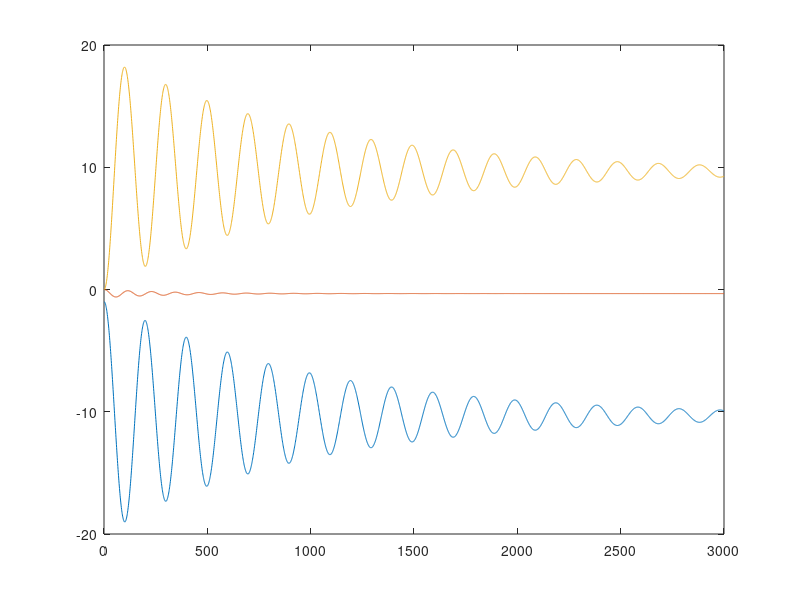

Recreate this plot in MATLAB.
% three masses

clear all
close all

% m �r massa
m = 2;

% h �r en stegl�ngd
% k �r fj�derkonstant
% d �r d�mpningskonstant
h = 0.01; % steglängd
g = 9.81; % gravitation
k = 20; % fjäderkonstant
b = 0.4; % dämpningskonstant
l = 10; % längden från jämviktsläget

%Number of samples
N = 3000;

%Number of masses
M = 3;

x = zeros(N,M); % allokera minne
%begynnelsev�rde
x(1,1) = -1;
x(1,2) = 0;
x(1,3) = 0;
v = zeros(N,M); % allkoera minne

for n=2:N
        %Varje fj�derkraft & d�mpkraft ber�knas F f�r massa 1 och 2
         Fk1 = k*((x(n-1,2)-x(n-1,1))-l);
         Fb1 = b*(v(n-1,2)-v(n-1,1));
         
         Fk2 = k*((x(n-1,1)-x(n-1,2))) + k*((x(n-1,3)-x(n-1,2)));
         Fb2 = b*(v(n-1,1)-v(n-1,2)) + b*(v(n-1,3)-v(n-1, 2));
         
         Fk3 = k*((x(n-1,2)-x(n-1,3))+l);
         Fb3 = b*(v(n-1,2)-v(n-1,3));
         
        %Euler
        v(n,1) = v(n-1,1) + (Fk1+Fb1)*h/m;
        x(n,1) = x(n-1,1) + v(n,1)*h;
        v(n,2) = v(n-1,2) + (Fk2+Fb2)*h/m;
        x(n,2) = x(n-1,2) + v(n,2)*h;
        v(n,3) = v(n-1,3) + (Fk3 + Fb3)*h/m;
        x(n,3) = x(n-1,3) + v(n,3)*h;
        
  end
figure(1)
plot(x);


